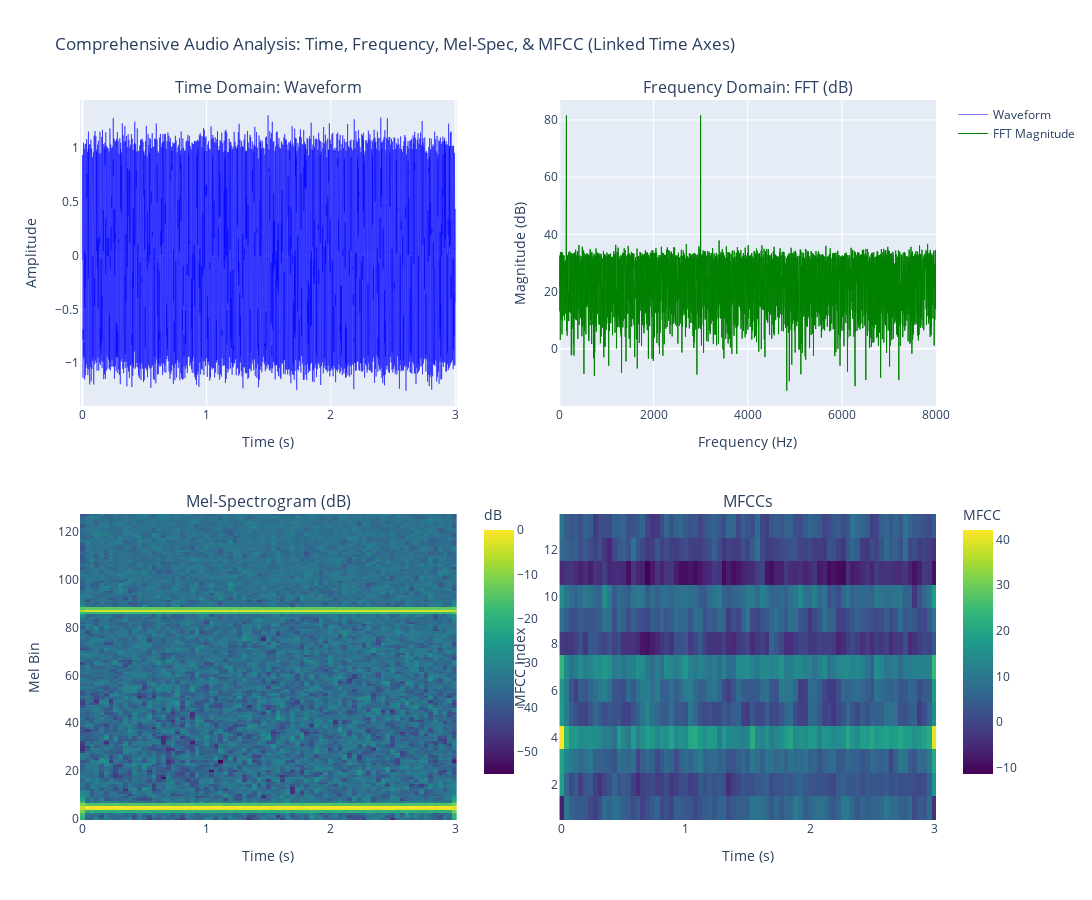

Notebook code for this chart:
### Code cell
# ============================================================================
# COMPREHENSIVE AUDIO ANALYSIS FUNCTION (WITH LINKED SUBPLOTS)
# ============================================================================
# Purpose: Single function to compute and visualize all audio features
#          (time domain, frequency domain, mel-spectrogram, MFCC) as subplots.
# Input: audio waveform + sample rate
# Output: Interactive Plotly figure with 2x2 grid of subplots
# Feature: Time-based subplots are linked—zooming/panning one updates others!
# To be used in as external function
# ============================================================================

from plotly.subplots import make_subplots

def plot_audio_analysis(audio, sr, hop_length=614, n_mfcc=13, n_fft=1024):
    """
    Create a comprehensive 2x2 subplot visualization of audio analysis with linked axes.
    
    Parameters:
    -----------
    audio : numpy array
        Audio waveform (time-domain samples)
    sr : int
        Sample rate in Hz
    hop_length : int
        Number of samples between frames (controls time resolution)
    n_mfcc : int
        Number of MFCC coefficients to compute
    n_fft : int
        FFT size for mel-spectrogram
    nperseg : int
        Window length for STFT
    noverlap : int
        Window overlap for STFT
    
    Returns:
    --------
    fig : plotly.graph_objects.Figure
        Interactive subplot figure with 4 visualizations:
        - Top-left: Time-domain waveform
        - Top-right: FFT magnitude spectrum (dB)
        - Bottom-left: Mel-spectrogram (dB)
        - Bottom-right: MFCC heatmap
        
    Interaction:
    -----------
        - Time-based subplots (waveform, mel-spec, MFCC) share the same x-axis.
        - Zooming/panning in any time subplot updates the others automatically!
        - FFT subplot has its own frequency x-axis (independent).
    """

    # Create subplots: 2 rows, 2 cols
    # Key: specs with "secondary_x=False" and shared axes for linking
    fig = make_subplots(
        rows=2, cols=2,
        subplot_titles=(
            'Time Domain: Waveform',
            'Frequency Domain: FFT (dB)',
            'Mel-Spectrogram (dB)',
            'MFCCs'
        ),
        specs=[
            [{"secondary_y": False}, {"secondary_y": False}],
            [{"secondary_y": False}, {"secondary_y": False}]
        ],
        vertical_spacing=0.15,
        horizontal_spacing=0.12
    )
    
    # ---- Subplot 1 (top-left): Time Domain ----
    t = np.arange(len(audio)) / sr
    fig.add_trace(
        go.Scatter(x=t, y=audio, name='Waveform', 
                   mode='lines', line=dict(color='blue', width=0.5)),
        row=1, col=1
    )
    fig.update_xaxes(title_text='Time (s)', row=1, col=1)
    fig.update_yaxes(title_text='Amplitude', row=1, col=1)
    
    # ---- Subplot 2 (top-right): FFT Spectrum ----
    # Note: FFT has frequency x-axis (independent, not linked to time)
    fft_spectrum = np.fft.rfft(audio)
    freqs = np.fft.rfftfreq(len(audio), 1 / sr)
    magnitude_db = 20 * np.log10(np.abs(fft_spectrum) + 1e-12)
    
    fig.add_trace(
        go.Scatter(x=freqs, y=magnitude_db, name='FFT Magnitude',
                   mode='lines', line=dict(color='green', width=1)),
        row=1, col=2
    )
    fig.update_xaxes(title_text='Frequency (Hz)', range=[0, 8000], row=1, col=2)
    fig.update_yaxes(title_text='Magnitude (dB)', row=1, col=2)
    
    # ---- Subplot 3 (bottom-left): Mel-Spectrogram ----
    S_mel = librosa.feature.melspectrogram(
        y=audio, sr=sr, n_fft=n_fft, hop_length=hop_length,
        n_mels=128, fmin=20, fmax=8000
    )
    S_mel_db = librosa.power_to_db(S_mel, ref=np.max)
    t_mel = librosa.frames_to_time(np.arange(S_mel_db.shape[1]), sr=sr, hop_length=hop_length)
    
    fig.add_trace(
        go.Heatmap(
            x=t_mel, y=np.arange(S_mel_db.shape[0]), z=S_mel_db,
            colorscale='Viridis', name='Mel-Spec',
            colorbar=dict(title='dB', x=0.46, len=0.4, y=0.25)
        ),
        row=2, col=1
    )
    fig.update_xaxes(title_text='Time (s)', row=2, col=1)
    fig.update_yaxes(title_text='Mel Bin', row=2, col=1)
    
    # ---- Subplot 4 (bottom-right): MFCC ----
    mfccs = librosa.feature.mfcc(y=audio, sr=sr, n_mfcc=n_mfcc, hop_length=hop_length)
    t_mfcc = librosa.frames_to_time(np.arange(mfccs.shape[1]), sr=sr, hop_length=hop_length)
    
    fig.add_trace(
        go.Heatmap(
            x=t_mfcc, y=np.arange(1, mfccs.shape[0] + 1), z=mfccs,
            colorscale='Viridis', name='MFCC',
            colorbar=dict(title='MFCC', x=1.02, len=0.4, y=0.25)
        ),
        row=2, col=2
    )
    fig.update_xaxes(title_text='Time (s)', row=2, col=2)
    fig.update_yaxes(title_text='MFCC Index', row=2, col=2)
    
    # ---- LINK TIME AXES (Synchronized Zooming) ----
    # Make the x-axes of waveform (1,1), mel-spec (2,1), and MFCC (2,2) share the same range
    # When you zoom in one, the others automatically update!
    fig.update_xaxes(matches="x", row=2, col=1)  # Mel-spec x-axis matches waveform (1,1)
    fig.update_xaxes(matches="x", row=2, col=2)  # MFCC x-axis matches waveform (1,1)
    
    # Global layout config
    fig.update_layout(
        title_text='Comprehensive Audio Analysis: Time, Frequency, Mel-Spec, & MFCC (Linked Time Axes)',
        height=900,
        width=1400,
        showlegend=True,
        hovermode='closest'
    )
    
    return fig


# ============================================================================
# Call the function on noisy_audio
# ============================================================================
print("Generating comprehensive audio analysis plot with linked subplots...")
print("  → Try zooming or panning in any time-based subplot! All time subplots will update together automatically.\n")
fig_analysis = plot_audio_analysis(
    noisy_audio,
    sample_rate,
    hop_length=hop_length,  # 60% as overlap
    n_mfcc=13
)
fig_analysis.show()

### Figure 1 — Plotly figure (JSON) as saved in the notebook; plotly's stock layout.template omitted (floating-point values rounded to 4 significant figures; data arrays with more than 128 entries replaced by an {"elided": "..."} marker saying what was removed)
{"data": [{"line": {"color": "blue", "width": 0.5}, "mode": "lines", "name": "Waveform", "type": "scatter", "x": {"elided": "48000 float values"}, "xaxis": "x", "y": {"elided": "48000 float values"}, "yaxis": "y"}, {"line": {"color": "green", "width": 1}, "mode": "lines", "name": "FFT Magnitude", "type": "scatter", "x": {"elided": "24001 float values"}, "xaxis": "x2", "y": {"elided": "24001 float values"}, "yaxis": "y2"}, {"colorbar": {"len": 0.4, "title": {"text": "dB"}, "x": 0.46, "y": 0.25}, "colorscale": [[0, "#440154"], [0.1111, "#482878"], [0.2222, "#3e4989"], [0.3333, "#31688e"], [0.4444, "#26828e"], [0.5556, "#1f9e89"], [0.6667, "#35b779"], [0.7778, "#6ece58"], [0.8889, "#b5de2b"], [1, "#fde725"]], "name": "Mel-Spec", "type": "heatmap", "x": [0.0, 0.03837, 0.07675, 0.1151, 0.1535, 0.1919, 0.2303, 0.2686, 0.307, 0.3454, 0.3837, 0.4221, 0.4605, 0.4989, 0.5373, 0.5756, 0.614, 0.6524, 0.6907, 0.7291, 0.7675, 0.8059, 0.8442, 0.8826, 0.921, 0.9594, 0.9978, 1.036, 1.075, 1.113, 1.151, 1.19, 1.228, 1.266, 1.305, 1.343, 1.381, 1.42, 1.458, 1.497, 1.535, 1.573, 1.612, 1.65, 1.688, 1.727, 1.765, 1.804, 1.842, 1.88, 1.919, 1.957, 1.996, 2.034, 2.072, 2.111, 2.149, 2.187, 2.226, 2.264, 2.303, 2.341, 2.379, 2.418, 2.456, 2.494, 2.533, 2.571, 2.61, 2.648, 2.686, 2.725, 2.763, 2.801, 2.84, 2.878, 2.917, 2.955, 2.993], "xaxis": "x3", "y": [0, 1, 2, 3, 4, 5, 6, 7, 8, 9, 10, 11, 12, 13, 14, 15, 16, 17, 18, 19, 20, 21, 22, 23, 24, 25, 26, 27, 28, 29, 30, 31, 32, 33, 34, 35, 36, 37, 38, 39, 40, 41, 42, 43, 44, 45, 46, 47, 48, 49, 50, 51, 52, 53, 54, 55, 56, 57, 58, 59, 60, 61, 62, 63, 64, 65, 66, 67, 68, 69, 70, 71, 72, 73, 74, 75, 76, 77, 78, 79, 80, 81, 82, 83, 84, 85, 86, 87, 88, 89, 90, 91, 92, 93, 94, 95, 96, 97, 98, 99, 100, 101, 102, 103, 104, 105, 106, 107, 108, 109, 110, 111, 112, 113, 114, 115, 116, 117, 118, 119, 120, 121, 122, 123, 124, 125, 126, 127], "yaxis": "y3", "z": {"elided": "128x79 float values"}}, {"colorbar": {"len": 0.4, "title": {"text": "MFCC"}, "x": 1.02, "y": 0.25}, "colorscale": [[0, "#440154"], [0.1111, "#482878"], [0.2222, "#3e4989"], [0.3333, "#31688e"], [0.4444, "#26828e"], [0.5556, "#1f9e89"], [0.6667, "#35b779"], [0.7778, "#6ece58"], [0.8889, "#b5de2b"], [1, "#fde725"]], "name": "MFCC", "type": "heatmap", "x": [0.0, 0.03837, 0.07675, 0.1151, 0.1535, 0.1919, 0.2303, 0.2686, 0.307, 0.3454, 0.3837, 0.4221, 0.4605, 0.4989, 0.5373, 0.5756, 0.614, 0.6524, 0.6907, 0.7291, 0.7675, 0.8059, 0.8442, 0.8826, 0.921, 0.9594, 0.9978, 1.036, 1.075, 1.113, 1.151, 1.19, 1.228, 1.266, 1.305, 1.343, 1.381, 1.42, 1.458, 1.497, 1.535, 1.573, 1.612, 1.65, 1.688, 1.727, 1.765, 1.804, 1.842, 1.88, 1.919, 1.957, 1.996, 2.034, 2.072, 2.111, 2.149, 2.187, 2.226, 2.264, 2.303, 2.341, 2.379, 2.418, 2.456, 2.494, 2.533, 2.571, 2.61, 2.648, 2.686, 2.725, 2.763, 2.801, 2.84, 2.878, 2.917, 2.955, 2.993], "xaxis": "x4", "y": [1, 2, 3, 4, 5, 6, 7, 8, 9, 10, 11, 12, 13], "yaxis": "y4", "z": {"elided": "13x79 float values"}}], "layout": {"annotations": [{"font": {"size": 16}, "showarrow": false, "text": "Time Domain: Waveform", "x": 0.22, "xanchor": "center", "xref": "paper", "y": 1, "yanchor": "bottom", "yref": "paper"}, {"font": {"size": 16}, "showarrow": false, "text": "Frequency Domain: FFT (dB)", "x": 0.78, "xanchor": "center", "xref": "paper", "y": 1, "yanchor": "bottom", "yref": "paper"}, {"font": {"size": 16}, "showarrow": false, "text": "Mel-Spectrogram (dB)", "x": 0.22, "xanchor": "center", "xref": "paper", "y": 0.425, "yanchor": "bottom", "yref": "paper"}, {"font": {"size": 16}, "showarrow": false, "text": "MFCCs", "x": 0.78, "xanchor": "center", "xref": "paper", "y": 0.425, "yanchor": "bottom", "yref": "paper"}], "height": 900, "hovermode": "closest", "showlegend": true, "title": {"text": "Comprehensive Audio Analysis: Time, Frequency, Mel-Spec, & MFCC (Linked Time Axes)"}, "width": 1400, "xaxis": {"anchor": "y", "domain": [0, 0.44], "title": {"text": "Time (s)"}}, "xaxis2": {"anchor": "y2", "domain": [0.56, 1], "range": [0, 8000], "title": {"text": "Frequency (Hz)"}}, "xaxis3": {"anchor": "y3", "domain": [0, 0.44], "matches": "x", "title": {"text": "Time (s)"}}, "xaxis4": {"anchor": "y4", "domain": [0.56, 1], "matches": "x", "title": {"text": "Time (s)"}}, "yaxis": {"anchor": "x", "domain": [0.575, 1], "title": {"text": "Amplitude"}}, "yaxis2": {"anchor": "x2", "domain": [0.575, 1], "title": {"text": "Magnitude (dB)"}}, "yaxis3": {"anchor": "x3", "domain": [0, 0.425], "title": {"text": "Mel Bin"}}, "yaxis4": {"anchor": "x4", "domain": [0, 0.425], "title": {"text": "MFCC Index"}}}}
